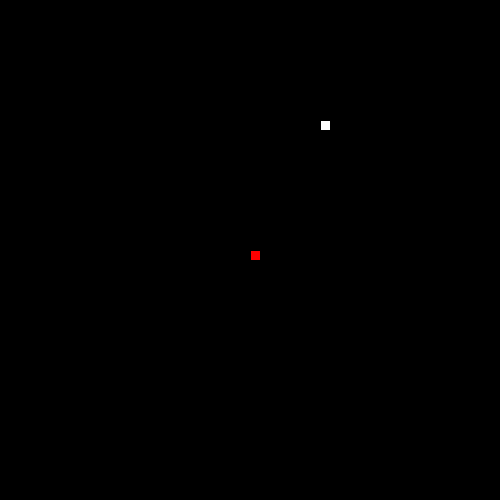
Frame 1 (no input)
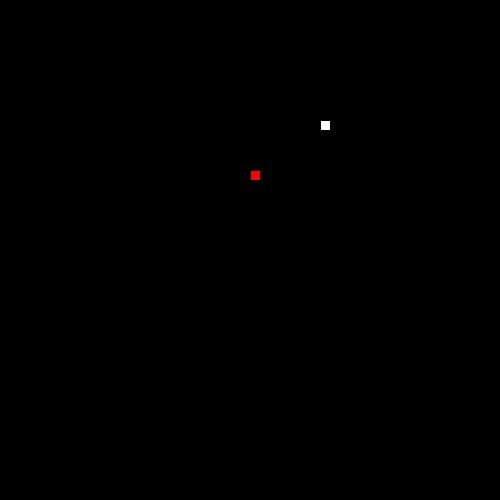
Frame 60 (the mouse pressed at the canvas centre just before this capture)
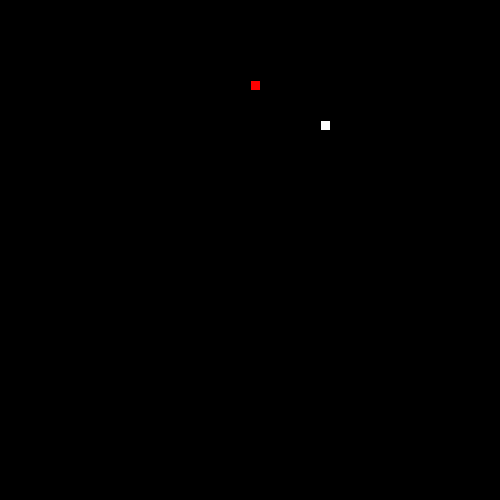
Frame 120 (the mouse held since frame 60 and released just before this capture)

The Processing sketch that drew these frames (run headless with seeded random() and noise(); from frame 60 on, the mouse is pressed at the canvas centre):

// Processing sketch: Snake
// ── Snake.pde
// 1. Follow the recipe instructions inside the Segment class.

// The Segment class will be used to represent each part of the moving snake.

class Segment {

  //2. Create x and y member variables to hold the location of each segment.

int sx = 0;
int sy = 0;

  // 3. Add a constructor with parameters to initialize each variable.

  Segment(int x, int y){
  this.sx = x;
  this.sy = y;
}

  // 4. Add getter and setter methods for both the x and y member variables.
  
  int getX(){
    return sx;
  }
  
  int setX(int xPos){
    sx = xPos;
    return sx;
  }
  
  int getY(){
    return sy;
  }
  
  int setY(int yPos){
    sy = yPos;
    return sy;
  }
  
}


// 5. Create (but do not initialize) a Segment variable to hold the head of the Snake

Segment head;

// 6. Create and initialize a String to hold the direction of your snake e.g. "up"

String direction = "up";

// 7. Create and initialize a variable to hold how many pieces of food the snake has eaten.
// give it a value of 1 to start.

int fdEaten = 0;

// 8. Create and initialize foodX and foodY variables to hold the location of the food.

int foodX = ((int)random(50)*10);
int foodY = ((int)random(50)*10);

// (Hint: use the random method to set both the x and y to random locations within the screen size (500 by 500).)

//int foodX = ((int)random(50)*10);



void setup() {

  // 9. Set the size of your sketch (500 by 500).

  size(500, 500);


  // 10. initialize your head to a new segment.

head = new Segment(width/2, height/2);

  // 11. Use the frameRate(int rate) method to set the rate to 20.
  frameRate(20);
}


void draw() {

  background(0);

  //12. Call the manageTail, drawFood, drawSnake, move, and collision methods.
  
  manageTail();
  drawFood();
  drawSnake();
  move();
  drawFood();
  collision();
  
  if(mousePressed){
    System.out.println(fdEaten);
  }

}


// 13. Complete the drawFood method below. (Hint: each piece of food should be a 10 by 10 rectangle).

void drawFood() {
  fill(255);
  rect(foodX,foodY,10,10);
}


//14. Draw the snake head (use a 10 by 10 rectangle)

void drawSnake() {
  fill(255,0,0);
rect(head.getX(),head.getY(),10,10);
  
}


// 15. Complete the move method below.

void move() {

  // 16. Using a switch statement, make your snake head move by 10 pixels in the correct direction.
  //This is an incomplete switch statement:
   
  switch(direction) {
  case "up":
    head.setY(head.getY() - 10); 
    break;
  case "down":
    head.setY(head.getY() + 10);
    break;
  case "left":
   head.setX(head.getX() - 10);
    break;
  case "right":
   head.setX(head.getX() + 10);
    break;
  }
  


  // 17. Call the checkBoundaries method to make sure the snake head doesn't go off the screen.
checkBoundaries();
}


// 18. Complete the keyPressed method below. Use if statements to set your direction variable depending on what key is pressed.

void keyPressed() {
  if(keyCode == UP && direction != "down"){
    direction = "up";
  } else if(keyCode == DOWN && direction != "up"){
    direction = "down";
  } else if(keyCode == RIGHT && direction != "left"){
    direction = "right";
  } else if(keyCode == LEFT && direction != "right"){
   direction = "left"; 
  }
    
}



// 19. check if your head is out of bounds (teleport your snake head to the other side).

void checkBoundaries() {
  if(head.getY() == -10){
    head.setY(500);
  } else if(head.getY() == 510){
   head.setY(0); 
  } else if(head.getX() == -10){
    head.setX(500);
  } else if(head.getX() == 510){
   head.setX(0); 
  }
  
}



//20. Make sure that the key for your current direction’s opposite doesn’t work(i.e. If you’re going up, down key shouldn’t work)



// 21. Complete the missing parts of the collision method below.

void collision() {

  // If the segment is colliding with a piece of food...
     // Increase the amount of food eaten and set foodX and foodY to new random locations.
     
    if(head.getX() == foodX && head.getY() == foodY){
      fdEaten = fdEaten + 1;
      foodX = ((int)random(50)*10);
      foodY = ((int)random(50)*10);
    }
}



/**
 
 ** Part 2: making the tail (the rest of the snake)
 
 **/

//  1. Create and initialize an ArrayList of Segments. (This will be your snake tail!)

ArrayList<Segment> segments = new ArrayList<Segment>();
// 2. Complete the missing parts of the manageTail method below and call it in the draw method.

void manageTail() {

  //Call the drawTail and checkTailCollision methods.
 checkTailCollision();
 drawTail();
  // Add a new Segment to your ArrayList that has the same X and Y as the head of your snake.
segments.add(new Segment(head.getX(),head.getY()));


  // To keep your tail the right length:
  // while the tail size is greater than the number of food pieces eaten, remove the first Segment in your tail.

if(segments.size() > fdEaten){
  for(int x = 0; x < segments.size();x++){
   segments.remove(x); 
  } 
}
}
void drawTail() {
    // Draw a 10 by 10 rectangle for each Segment in your snake ArrayList.
    for(int x = 0; x < segments.size(); x++){
 rect(segments.get(x).getX(), segments.get(x).getY(), 10,10);
    }
// 3. Complete the missing parts of the bodyCollision method below.
}
void checkTailCollision() {

  // If your head has the same location as one of your segments...
  for(int x = 0; x < segments.size(); x++){
  if(head.getX() == segments.get(x).getX() && head.getY() == segments.get(x).getY()){
    fdEaten = 1;
    System.out.println("dead");
  }
  }
  
    
 
  // reset your food variable

  //Call this method at the beginning of your manageTail method.
}
